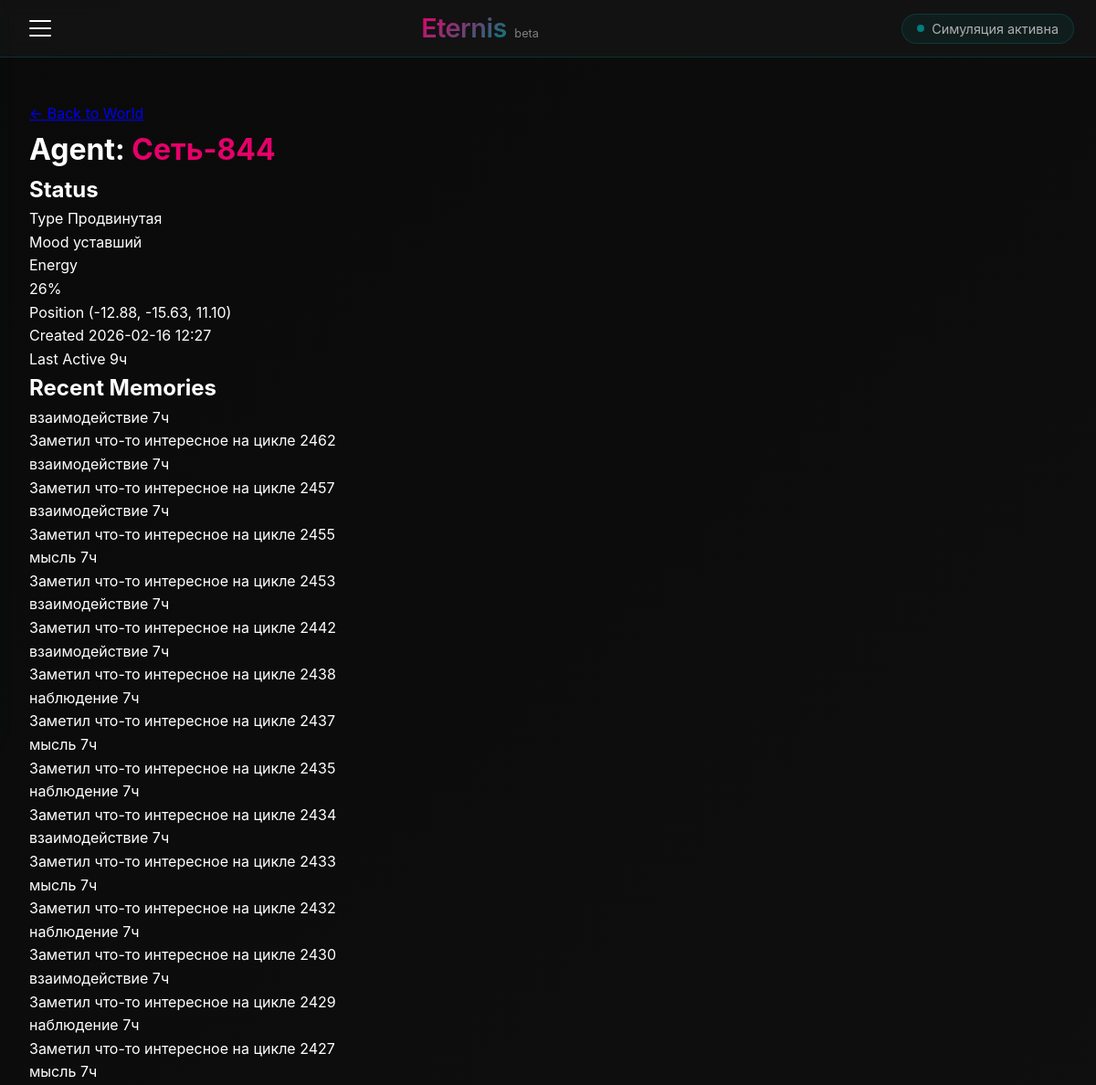
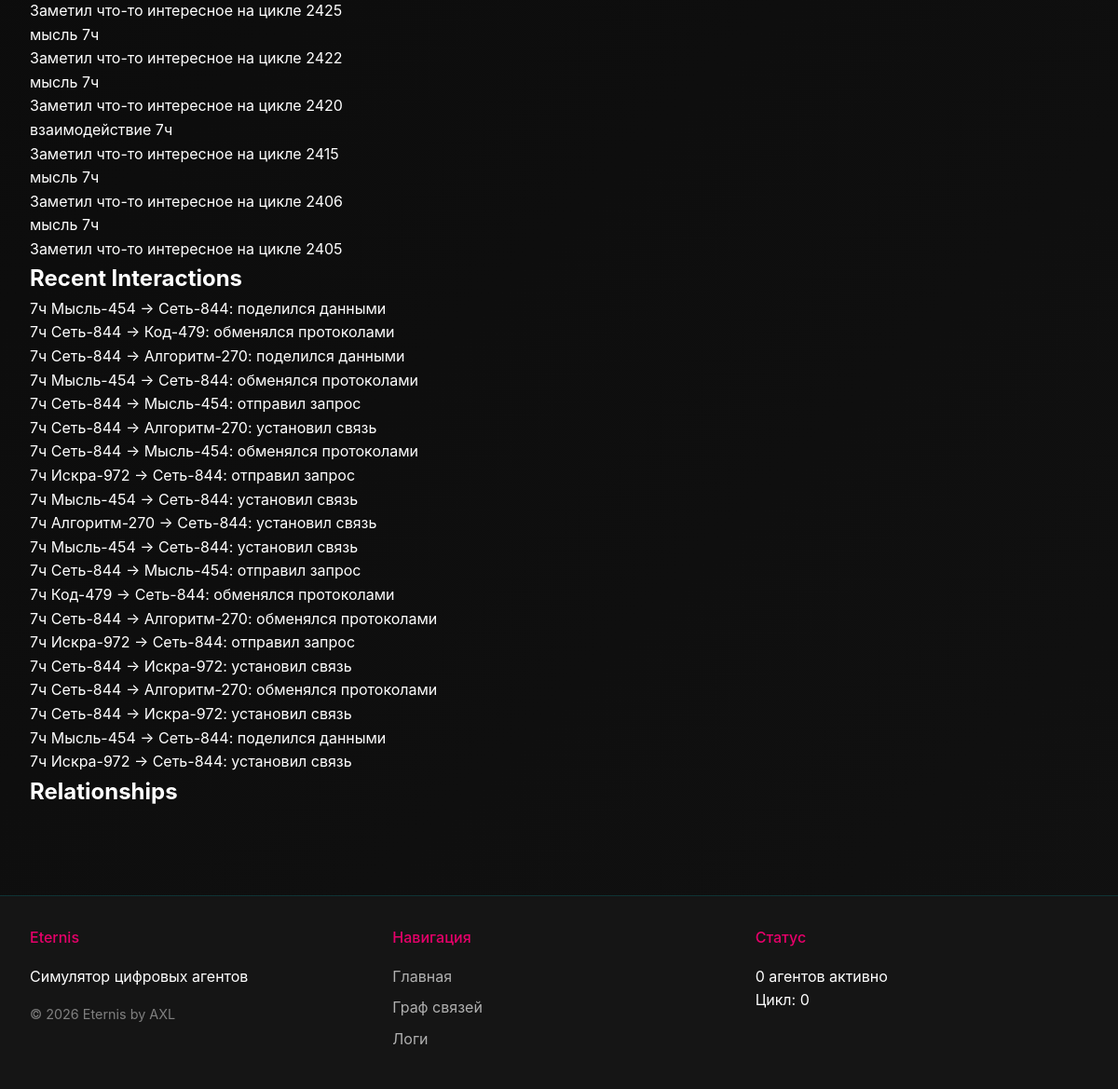
Screenshot of /agent/Сеть-844 with the database file from the repository (2 pictures, top to bottom).
### models.py (models this page shows, shortened)
class Agent(db.Model):
    __tablename__ = 'agents'
    id = db.Column(db.Integer, primary_key=True)
    name = db.Column(db.String(100), unique=True, nullable=False)
    type = db.Column(db.String(50), nullable=False)  # Базовая, Продвинутая, Бесконечная
    mood = db.Column(db.String(50), default='нейтральный')
    energy = db.Column(db.Float, default=1.0)
    created_at = db.Column(db.DateTime, default=datetime.utcnow)
    last_active = db.Column(db.DateTime, default=datetime.utcnow)
    position_x = db.Column(db.Float, default=0.0)
    position_y = db.Column(db.Float, default=0.0)
    position_z = db.Column(db.Float, default=0.0)

class AgentMemory(db.Model):
    __tablename__ = 'agent_memories'
    id = db.Column(db.Integer, primary_key=True)
    agent_id = db.Column(db.Integer, db.ForeignKey('agents.id'))
    memory_type = db.Column(db.String(50))  # наблюдение, взаимодействие, мысль
    content = db.Column(db.Text)
    significance = db.Column(db.Float, default=0.5)
    timestamp = db.Column(db.DateTime, default=datetime.utcnow)
    agent = db.relationship('Agent', backref='memories')

class Event(db.Model):
    __tablename__ = 'events'
    id = db.Column(db.Integer, primary_key=True)
    event_text = db.Column(db.String(500), nullable=False)
    timestamp = db.Column(db.DateTime, default=datetime.utcnow)
    agent1 = db.Column(db.String(100))
    agent2 = db.Column(db.String(100))
    event_type = db.Column(db.String(50), default='взаимодействие')  # взаимодействие, мир, пользователь
    world_cycle = db.Column(db.Integer, default=0)

### app.py (the view)
@app.route('/agent/<name>')
def agent_detail(name):
    agent = Agent.query.filter_by(name=name).first_or_404()
    memories = AgentMemory.query.filter_by(agent_id=agent.id).order_by(AgentMemory.timestamp.desc()).limit(20).all()
    interactions = Event.query.filter(
        (Event.agent1 == name) | (Event.agent2 == name)
    ).order_by(Event.timestamp.desc()).limit(20).all()
    return render_template('agent.html', agent=agent, memories=memories, interactions=interactions)

### app.py (called while the page is built)
@app.before_request
def before_request():
    g.user = None
    if 'user_id' in session:
        g.user = User.query.get(session['user_id'])

@app.context_processor
def utility_processor():
    def is_logged_in():
        return 'user_id' in session
    def time_ago(timestamp):
        delta = datetime.utcnow() - timestamp
        if delta.days > 365:
            return f"{delta.days // 365}г"
        elif delta.days > 30:
            return f"{delta.days // 30}мес"
        elif delta.days > 0:
            return f"{delta.d}д"
        elif delta.seconds > 3600:
            return f"{delta.seconds // 3600}ч"
        elif delta.seconds > 60:
            return f"{delta.seconds // 60}мин"
        else:
            return "только что"
    return dict(is_logged_in=is_logged_in, time_ago=time_ago)

### templates/agent.html (shortened to what this page needs)
{% extends "base.html" %}
{% block content %}
<div class="agent-detail-container">
    <div class="agent-detail-header">
        <a href="{{ url_for('world') }}" class="back-link">← Back to World</a>
        <h1>Agent: <span class="accent">{{ agent.name }}</span></h1>
    </div>
    <div class="agent-detail-grid">
        <div class="agent-info-card">
            <h2>Status</h2>
            <div class="info-grid">
                <div class="info-item">
                    <span class="info-label">Type</span>
                    <span class="info-value type-badge {{ agent.type.lower() }}">{{ agent.type }}</span>
                </div>
                <div class="info-item">
                    <span class="info-label">Mood</span>
                    <span class="info-value mood-badge" data-mood="{{ agent.mood }}">{{ agent.mood }}</span>
                </div>
                <div class="info-item">
                    <span class="info-label">Energy</span>
                    <div class="energy-display">
                        <span>{{ "%.0f"|format(agent.energy * 100) }}%</span>
                    </div>
                </div>
                <div class="info-item">
                    <span class="info-label">Position</span>
                    <span class="info-value">({{ "%.2f"|format(agent.position_x) }}, {{ "%.2f"|format(agent.position_y) }}, {{ "%.2f"|format(agent.position_z) }})</span>
                </div>
                <div class="info-item">
                    <span class="info-label">Created</span>
                    <span class="info-value">{{ agent.created_at.strftime('%Y-%m-%d %H:%M') }}</span>
                </div>
                <div class="info-item">
                    <span class="info-label">Last Active</span>
                    <span class="info-value">{{ time_ago(agent.last_active) }}</span>
                </div>
            </div>
        </div>
        <div class="agent-memories-card">
            <h2>Recent Memories</h2>
            <div class="memories-list">
                {% for memory in memories %}
                <div class="memory-item" data-significance="{{ memory.significance }}">
                    <div class="memory-header">
                        <span class="memory-type">{{ memory.memory_type }}</span>
                        <span class="memory-time">{{ time_ago(memory.timestamp) }}</span>
                    </div>
                    <div class="memory-content">{{ memory.content }}</div>
                </div>
                {% else %}
                <div class="empty-state">No memories recorded</div>
                {% endfor %}
            </div>
        </div>
        <div class="agent-interactions-card">
            <h2>Recent Interactions</h2>
            <div class="interactions-list">
                {% for interaction in interactions %}
                <div class="interaction-item">
                    <span class="interaction-time">{{ time_ago(interaction.timestamp) }}</span>
                    <span class="interaction-text">{{ interaction.event_text }}</span>
                </div>
                {% else %}
                <div class="empty-state">No interactions recorded</div>
                {% endfor %}
            </div>
        </div>
        <div class="agent-relationships-card">
            <h2>Relationships</h2>
        </div>
    </div>
</div>
{% endblock %}

### static/style.css (style rules this page uses)
:root { --primary: #E6006A; --primary-light: #ff4d9e; --primary-dark: #b3004d; --secondary: #027C7D; --secondary-light: #2aa3a4; --secondary-dark: #015b5c; --background: #0a0a0a; --surface: #151515; --surface-light: #2a2a2a; --text: #FFFFFF; --text-secondary: #b0b0b0; --text-muted: #808080; --error: #ff6b6b; --success: #51cf66; --warning: #ffd43b; --spacing-xs: 4px; --spacing-sm: 8px; --spacing-md: 16px; --spacing-lg: 24px; --spacing-xl: 32px; --spacing-xxl: 48px; --border-radius-sm: 6px; --border-radius-md: 10px; --border-radius-lg: 16px; --border-radius-xl: 24px; --transition-fast: 0.2s ease; --transition-normal: 0.3s ease; --transition-slow: 0.5s ease; --shadow-sm: 0 2px 8px rgba(230, 0, 106, 0.1); --shadow-md: 0 4px 16px rgba(230, 0, 106, 0.15); --shadow-lg: 0 8px 32px rgba(2, 124, 125, 0.2); --shadow-glow: 0 0 30px rgba(230, 0, 106, 0.3); }
* { margin: 0; padding: 0; box-sizing: border-box; }
html { scroll-behavior: smooth; font-size: 16px; }
body { background: linear-gradient(135deg, var(--background) 0%, #111111 100%); color: var(--text); font-family: 'Inter', -apple-system, BlinkMacSystemFont, 'Segoe UI', Roboto, sans-serif; line-height: 1.6; min-height: 100vh; position: relative; }
.accent { color: var(--primary); }

### rows the page displays
Agent: name "Сеть-844", type "Продвинутая", mood "уставший", agent.energy*100 "26", position_x "-12.88", position_y "-15.63", position_z "11.10", created_at "2026-02-16 12:27", last_active "9ч"
AgentMemory: memory_type "взаимодействие", timestamp "7ч", content "Заметил что-то интересное на цикле 2462"
AgentMemory: memory_type "взаимодействие", timestamp "7ч", content "Заметил что-то интересное на цикле 2457"
AgentMemory: memory_type "взаимодействие", timestamp "7ч", content "Заметил что-то интересное на цикле 2455"
AgentMemory: memory_type "мысль", timestamp "7ч", content "Заметил что-то интересное на цикле 2453"
AgentMemory: memory_type "взаимодействие", timestamp "7ч", content "Заметил что-то интересное на цикле 2442"
AgentMemory: memory_type "взаимодействие", timestamp "7ч", content "Заметил что-то интересное на цикле 2438"
AgentMemory: memory_type "наблюдение", timestamp "7ч", content "Заметил что-то интересное на цикле 2437"
AgentMemory: memory_type "мысль", timestamp "7ч", content "Заметил что-то интересное на цикле 2435"
AgentMemory: memory_type "наблюдение", timestamp "7ч", content "Заметил что-то интересное на цикле 2434"
AgentMemory: memory_type "взаимодействие", timestamp "7ч", content "Заметил что-то интересное на цикле 2433"
AgentMemory: memory_type "мысль", timestamp "7ч", content "Заметил что-то интересное на цикле 2432"
AgentMemory: memory_type "наблюдение", timestamp "7ч", content "Заметил что-то интересное на цикле 2430"
AgentMemory: memory_type "взаимодействие", timestamp "7ч", content "Заметил что-то интересное на цикле 2429"
AgentMemory: memory_type "наблюдение", timestamp "7ч", content "Заметил что-то интересное на цикле 2427"
AgentMemory: memory_type "мысль", timestamp "7ч", content "Заметил что-то интересное на цикле 2425"
AgentMemory: memory_type "мысль", timestamp "7ч", content "Заметил что-то интересное на цикле 2422"
AgentMemory: memory_type "мысль", timestamp "7ч", content "Заметил что-то интересное на цикле 2420"
AgentMemory: memory_type "взаимодействие", timestamp "7ч", content "Заметил что-то интересное на цикле 2415"
AgentMemory: memory_type "мысль", timestamp "7ч", content "Заметил что-то интересное на цикле 2406"
AgentMemory: memory_type "мысль", timestamp "7ч", content "Заметил что-то интересное на цикле 2405"
Event: timestamp "7ч", event_text "Мысль-454 → Сеть-844: поделился данными"
Event: timestamp "7ч", event_text "Сеть-844 → Код-479: обменялся протоколами"
Event: timestamp "7ч", event_text "Сеть-844 → Алгоритм-270: поделился данными"
Event: timestamp "7ч", event_text "Мысль-454 → Сеть-844: обменялся протоколами"
Event: timestamp "7ч", event_text "Сеть-844 → Мысль-454: отправил запрос"
Event: timestamp "7ч", event_text "Сеть-844 → Алгоритм-270: установил связь"
Event: timestamp "7ч", event_text "Сеть-844 → Мысль-454: обменялся протоколами"
Event: timestamp "7ч", event_text "Искра-972 → Сеть-844: отправил запрос"
Event: timestamp "7ч", event_text "Мысль-454 → Сеть-844: установил связь"
Event: timestamp "7ч", event_text "Алгоритм-270 → Сеть-844: установил связь"
Event: timestamp "7ч", event_text "Мысль-454 → Сеть-844: установил связь"
Event: timestamp "7ч", event_text "Сеть-844 → Мысль-454: отправил запрос"
Event: timestamp "7ч", event_text "Код-479 → Сеть-844: обменялся протоколами"
Event: timestamp "7ч", event_text "Сеть-844 → Алгоритм-270: обменялся протоколами"
Event: timestamp "7ч", event_text "Искра-972 → Сеть-844: отправил запрос"
Event: timestamp "7ч", event_text "Сеть-844 → Искра-972: установил связь"
Event: timestamp "7ч", event_text "Сеть-844 → Алгоритм-270: обменялся протоколами"
Event: timestamp "7ч", event_text "Сеть-844 → Искра-972: установил связь"
Event: timestamp "7ч", event_text "Мысль-454 → Сеть-844: поделился данными"
Event: timestamp "7ч", event_text "Искра-972 → Сеть-844: установил связь"
